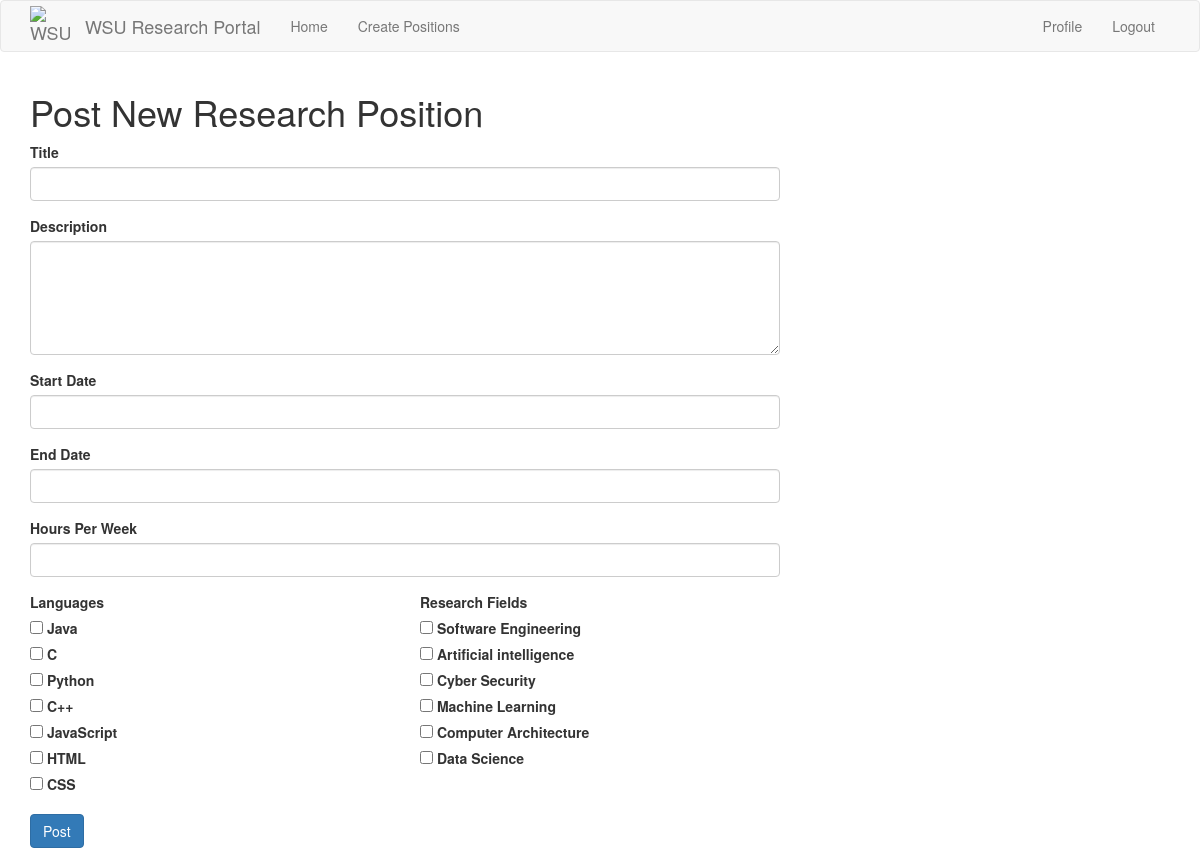
The page /postposition/ (signed in) on the database its author committed.
### src/Model/models.py (models this page shows)
class Language(db.Model):
    id = db.Column(db.Integer, primary_key=True)
    name = db.Column(db.String(12))
    studentLanguages = db.relationship(
        'Student',
        secondary=studentLanguages,
        primaryjoin=(studentLanguages.c.language_id == id),
        lazy='dynamic',
        overlaps='languages'
    )
    positionLanguages = db.relationship(
        'Position',
        secondary = positionLanguages,
        primaryjoin = (positionLanguages.c.language_id == id),
        lazy = 'dynamic',
        overlaps='languages'
    )

class Interest(db.Model):
    id = db.Column(db.Integer, primary_key=True)
    name = db.Column(db.String(100))
    studentInterests = db.relationship(
        'Student',
        secondary=studentInterests,
        primaryjoin=(studentInterests.c.interest_id == id),
        lazy='dynamic',
        overlaps='interests'
    )
    positionInterests = db.relationship(
        'Position',
        secondary = positionInterests,
        primaryjoin = (positionInterests.c.interest_id == id),
        lazy = 'dynamic',
        overlaps = 'interests'
    )

### src/Controller/routes.py (the view)
@routes.route('/postposition/', methods = ['GET', 'POST'])
@login_required
def create_position():
    pform = PositionForm()
    if pform.validate_on_submit():
        newPostition = Position(
            title=pform.title.data,
            description=pform.description.data,
            start_date = pform.start_date.data,
            end_date = pform.end_date.data,
            work_load= pform.workload.data,
            languages = pform.languages.data,
            research_fields = pform.research_fields.data,
            candidates = 0,
            applications = [],
            professor_id = current_user.id
        )
        db.session.add(newPostition)
        db.session.commit()
        flash('New Post: "' + newPostition.title + '" has been created.')
        return redirect(url_for('routes.index'))
    else:
        for field, errors in pform.errors.items():
            for error in errors:
                print(f"Field: {field}, Error: {error}")
    return render_template('createPosition.html', form = pform)

### src/Controller/forms.py
class PositionForm(FlaskForm):
	title = StringField('Title', validators=[DataRequired(), Length(max=32)]) # not sure if max is right here
	description = TextAreaField('Description', validators=[DataRequired(),Length(max=1500)])
	start_date = StringField('Start Date', validators=[DataRequired()])
	end_date = StringField('End Date', validators=[DataRequired()])
	workload = IntegerField('Hours Per Week', validators=[DataRequired(), NumberRange(1, 168)])
	languages = QuerySelectMultipleField('Languages', query_factory=languages, get_label=get_language_label, widget=ListWidget(prefix_label=False), option_widget=CheckboxInput())
	research_fields = QuerySelectMultipleField('Research Fields', query_factory=interests, get_label=get_interest_label, widget=ListWidget(prefix_label=False), option_widget=CheckboxInput())
	submit = SubmitField('Post')

### app.py (called while the page is built)
@app.before_request
def initBD(*args, **kwargs):
    if app.got_first_request:
        db.create_all()
        if Language.query.count() == 0:
            languages = ['Java','C', 'Python', 'C++', 'JavaScript', 'HTML', 'CSS']
            for t in languages:
                db.session.add(Language(name=t))
        db.session.commit()
        if Interest.query.count() == 0:
            interests = ['Software Engineering', 'Artificial intelligence', 'Cyber Security', 'Machine Learning', 'Computer Architecture', 'Data Science']
            for t in interests:
                db.session.add(Interest(name=t))
        db.session.commit()

### src/Controller/forms.py (called while the page is built)
def languages():
    return Language.query.all()

def get_language_label(language):
    return language.name

def interests():
    return Interest.query.all()

def get_interest_label(interest):
    return interest.name

### src/Model/models.py (called while the page is built)
@login.user_loader
def load_user(id):
    return User.query.get(int(id))

### src/View/templates/createPosition.html (shortened to what this page needs)
{% extends "base.html" %}
{% block content %}
<div class="container mt-4">
    <h1>Post New Research Position</h1>
    {% if form %}
    <div class="row">
        <div class="col-md-8 offset-md-2">
            <form method="post" action="{{ url_for('routes.create_position') }}">
                <div class="form-group">
                    {{ form.title.label }}<br>
                    {{ form.title(class="form-control") }}
                </div>
                <div class="form-group">
                    {{ form.description.label }}<br>
                    {{ form.description(class="form-control", rows=5) }}
                </div>
                <div class="form-group">
                    {{ form.start_date.label }}<br>
                    {{ form.start_date(class="form-control") }}
                </div>
                <div class="form-group">
                    {{ form.end_date.label }}<br>
                    {{ form.end_date(class="form-control") }}
                </div>
                <div class="form-group">
                    {{ form.workload.label }}<br>
                    {{ form.workload(class="form-control") }}
                </div>
                <div class="row">
                    <div class="col-md-6">
                        <div class="form-group">
                            <strong>{{ form.languages.label }}</strong>
                            <ul class="list-unstyled">
                            {% for subfield in form.languages %}
                                <li>
                                    {{ subfield }} {{ subfield.label }}
                                </li>
                            {% endfor %}
                            </ul>
                        </div>
                    </div>
                    <div class="col-md-6">
                        <div class="form-group">
                            <strong>{{ form.research_fields.label }}</strong>
                            <ul class="list-unstyled">
                            {% for subfield in form.research_fields %}
                                <li>
                                    {{ subfield }} {{ subfield.label }}
                                </li>
                            {% endfor %}
                            </ul>
                        </div>
                    </div>
                </div>
                <div class="form-group">
                    {{ form.submit(class="btn btn-primary") }}
                </div>
            </form>
        </div>
    </div>
    {% endif %}
</div>
{% endblock %}

### rows shown on the page
Language: label "Java"
Language: label "Python"
Language: label "JavaScript"
Language: label "HTML"
Language: label "CSS"
Interest: label "Software Engineering"
Interest: label "Artificial intelligence"
Interest: label "Cyber Security"
Interest: label "Machine Learning"
Interest: label "Computer Architecture"
Interest: label "Data Science"

### other values the page prints
{{ subfield.label }} "C" "C++"
